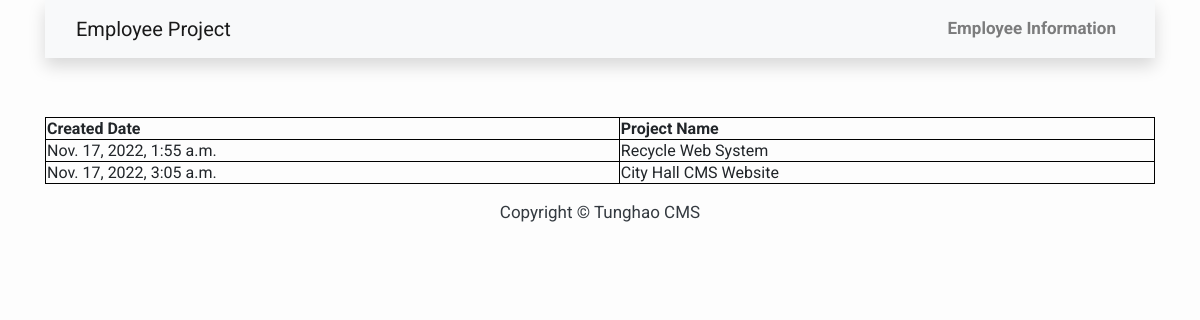
Screenshot of /employee/project/1 with the database file from the repository.
### CVEmp/models.py (models this page shows)
class projects(models.Model):
	project_name = models.CharField(max_length=500)
	created_date = models.DateTimeField(auto_now_add=True)
	updated_date = models.DateTimeField(auto_now=True)
	emp = models.ForeignKey(Employee, on_delete=models.CASCADE)

### CVEmp/views.py (the view)
# urls.py: path('project/<int:pk>', ProjectEmployee.as_view(), name="employee_project"),
class ProjectEmployee(DetailView):
	model = projects
	template = 'employee/project.html'
	def get(self, request, *args, **kwargs):
		project = projects.objects.filter(emp__pk=kwargs['pk'])
		if project.count() > 0:
			context = {'project': project}
			return render (request, 'employee/project.html', context)
		else:
			return HttpResponseNotFound('<h1 style="color:red">Page not found</h1><h4>This employee has no profile yet</h4>')

### templates/employee/project.html (shortened to what this page needs)
{% extends "base.html" %}
{% block nav-name %}
	Employee Project
{% endblock nav-name %}
{% block content %}
<br>
<br>
<table>
  <tr>
    <th>Created Date</th>
    <th>Project Name</th>
  </tr>
{% for p in project %}
  <tr>
    <td>{{ p.created_date }}</td>
    <td>{{ p.project_name }}</td>
  </tr>
{% endfor %}
</table>
{% endblock content %}

### templates/base.html (style rules this page uses)
body { font-family: "Roboto", sans-serif; font-size: 17px; background-color: #fdfdfd; }

### templates/employee/project.html (style rules this page uses)
table, th, td { border:1px solid black; }
table { width:100%; }

### rows the page displays
projects: created_date "Nov. 17, 2022, 1:55 a.m.", project_name "Recycle Web System"
projects: created_date "Nov. 17, 2022, 3:05 a.m.", project_name "City Hall CMS Website"
